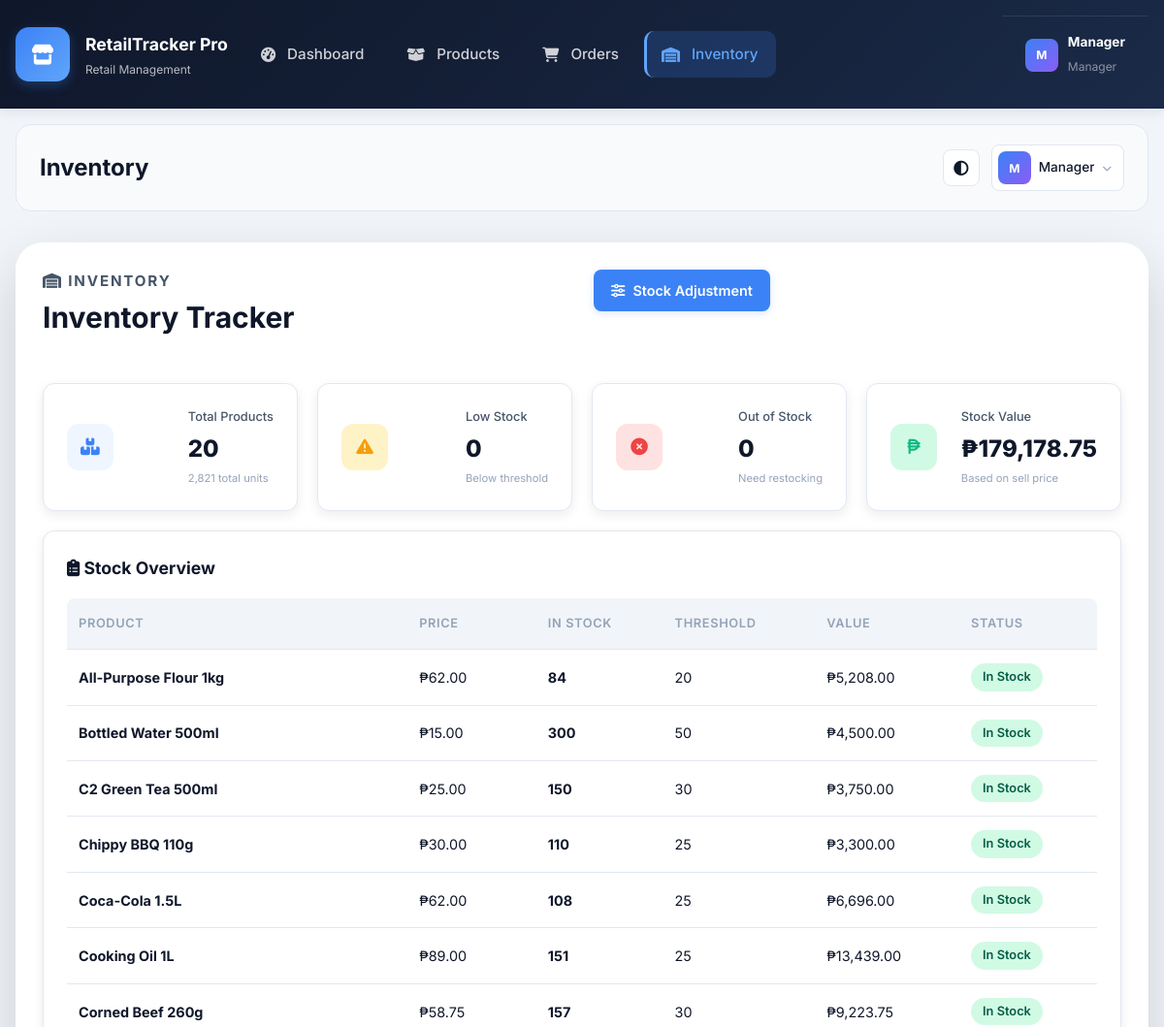
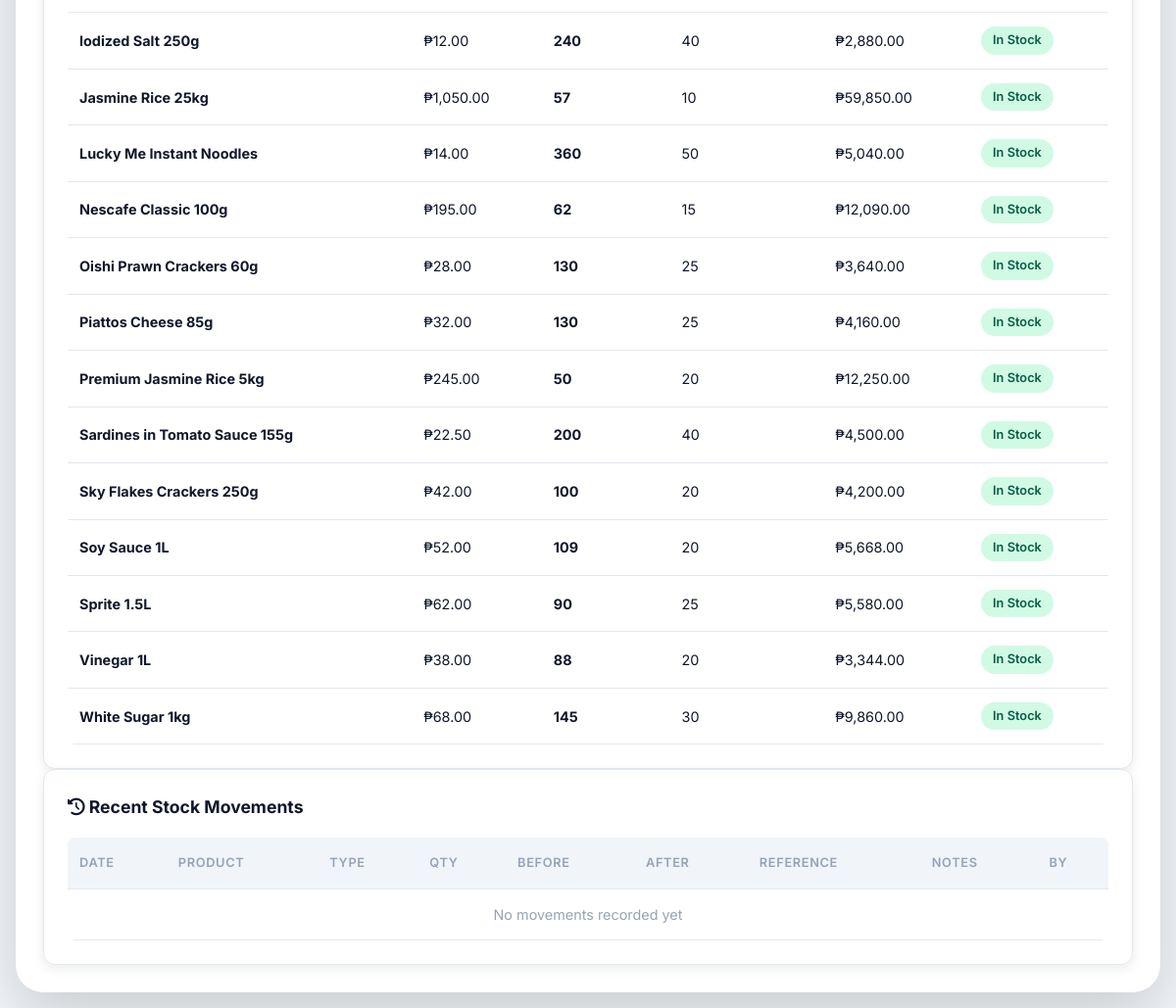
Page /index.php?page=inventory (signed in) on the committed database (2 pictures, top to bottom).
### tables this page shows
CREATE TABLE `products` (
  `product_id` int(11) NOT NULL,
  `product_name` varchar(150) NOT NULL,
  `category_id` int(11) DEFAULT NULL,
  `description` text DEFAULT NULL,
  `sku_code` varchar(50) DEFAULT NULL,
  `barcode` varchar(50) DEFAULT NULL,
  `brand` varchar(100) DEFAULT NULL,
  `unit` varchar(20) DEFAULT 'pcs',
  `cost_price` decimal(12,2) DEFAULT 0.00,
  `price` decimal(12,2) NOT NULL DEFAULT 0.00,
  `stock_quantity` int(11) DEFAULT 0,
  `low_stock_threshold` int(11) DEFAULT 10,
  `weight` decimal(8,3) DEFAULT NULL,
  `product_image` varchar(255) DEFAULT NULL,
  `status` enum('Active','Inactive') DEFAULT 'Active',
  `created_by` int(11) DEFAULT NULL,
  `created_at` datetime DEFAULT current_timestamp(),
  `updated_at` datetime DEFAULT current_timestamp() ON UPDATE current_timestamp(),
  `deleted_at` datetime DEFAULT NULL
);

### index.php (called while the page is built, shortened)
<?php
$page = sanitize_input($_GET['page'] ?? 'dashboard');
require_once __DIR__ . '/includes/header.php';
require_once __DIR__ . '/pages/' . $page . '.php';
require_once __DIR__ . '/includes/footer.php';

### config/db.php (called while the page is built, shortened)
<?php
$conn = null;
function db()
{
    global $conn;
    if ($conn !== null) {
        return $conn;
    }
    $host = 'localhost';
    $username = 'root';
    $password = '';
    $database = 'retail_tracker_pro';
    $conn = new mysqli($host, $username, $password, $database);
    $conn->set_charset('utf8mb4');
    return $conn;
}
function db_query($sql, $types = '', $params = [])
{
    if ($types === '' || empty($params)) {
        $result = db()->query($sql);
        return $result;
    }
    $stmt = db()->prepare($sql);
    $stmt->bind_param($types, ...$params);
    $stmt->execute();
    $result = $stmt->get_result();
    return $result ?: $stmt;
}

### includes/helpers.php (called while the page is built, shortened)
<?php
function e($value)
{
    return htmlspecialchars((string) $value, ENT_QUOTES, 'UTF-8');
}
function format_currency($amount)
{
    return '₱' . number_format((float) $amount, 2);
}

### pages/inventory.php (the view, shortened to what this page needs)
<?php
$allProducts = db_query("SELECT * FROM products WHERE deleted_at IS NULL ORDER BY product_name")->fetch_all(MYSQLI_ASSOC);
$lowStock = array_filter($allProducts, function($p) {
    return $p['stock_quantity'] > 0 && $p['stock_quantity'] <= $p['low_stock_threshold'] && $p['status'] === 'Active';
});
$outOfStock = array_filter($allProducts, function($p) {
    return (int)$p['stock_quantity'] === 0 && $p['status'] === 'Active';
});
$totalStockValue = 0;
$totalUnits = 0;
foreach ($allProducts as $p) {
    $totalStockValue += (float)$p['price'] * (int)$p['stock_quantity'];
    $totalUnits += (int)$p['stock_quantity'];
}
$movements = db_query("SELECT im.*, p.product_name, u.full_name AS user_name FROM inventory_movements im LEFT JOIN products p ON p.product_id=im.product_id LEFT JOIN users u ON u.user_id=im.created_by ORDER BY im.created_at DESC LIMIT 25")->fetch_all(MYSQLI_ASSOC);
?>
<section class="section-header">
    <div>
        <p class="eyebrow"><i class="fa-solid fa-warehouse"></i> Inventory</p>
        <h1>Inventory Tracker</h1>
    </div>
    <div class="header-actions">
        <a href="index.php?page=inventory-adjust" class="button button-primary"><i class="fa-solid fa-sliders"></i> Stock Adjustment</a>
    </div>
</section>
<div class="stats-grid stats-grid-4">
    <article class="stat-card stat-primary">
        <div class="stat-icon"><i class="fa-solid fa-boxes-stacked"></i></div>
        <div class="stat-info"><p>Total Products</p><h2><?= count($allProducts) ?></h2><small><?= number_format($totalUnits) ?> total units</small></div>
    </article>
    <article class="stat-card stat-warning">
        <div class="stat-icon"><i class="fa-solid fa-triangle-exclamation"></i></div>
        <div class="stat-info"><p>Low Stock</p><h2><?= count($lowStock) ?></h2><small>Below threshold</small></div>
    </article>
    <article class="stat-card stat-danger">
        <div class="stat-icon"><i class="fa-solid fa-circle-xmark"></i></div>
        <div class="stat-info"><p>Out of Stock</p><h2><?= count($outOfStock) ?></h2><small>Need restocking</small></div>
    </article>
    <article class="stat-card stat-success">
        <div class="stat-icon"><i class="fa-solid fa-peso-sign"></i></div>
        <div class="stat-info"><p>Stock Value</p><h2><?= format_currency($totalStockValue) ?></h2><small>Based on sell price</small></div>
    </article>
</div>
<section class="panel">
    <div class="panel-header"><h3><i class="fa-solid fa-clipboard-list"></i> Stock Overview</h3></div>
    <div class="table-scroll">
        <table class="table-basic">
            <thead><tr><th>Product</th><th>Price</th><th>In Stock</th><th>Threshold</th><th>Value</th><th>Status</th></tr></thead>
            <tbody>
            <?php if (empty($allProducts)): ?>
                <tr><td colspan="6" class="empty-state">No products found</td></tr>
            <?php else: foreach ($allProducts as $p):
                $stockQty = (int)$p['stock_quantity'];
                $threshold = (int)$p['low_stock_threshold'];
                if ($stockQty === 0) { $statusClass = 'badge-danger'; $statusText = 'Out of Stock'; }
                elseif ($stockQty <= $threshold) { $statusClass = 'badge-warning'; $statusText = 'Low Stock'; }
                else { $statusClass = 'badge-success'; $statusText = 'In Stock'; }
                $lineValue = (float)$p['price'] * $stockQty;
            ?>
            <tr>
                <td><strong><?= e($p['product_name']) ?></strong></td>
                <td><?= format_currency($p['price']) ?></td>
                <td><strong><?= e($stockQty) ?></strong></td>
                <td><?= e($threshold) ?></td>
                <td><?= format_currency($lineValue) ?></td>
                <td><span class="badge <?= $statusClass ?>"><?= $statusText ?></span></td>
            </tr>
            <?php endforeach; endif; ?>
            </tbody>
        </table>
    </div>
</section>
<section class="panel">
    <div class="panel-header"><h3><i class="fa-solid fa-clock-rotate-left"></i> Recent Stock Movements</h3></div>
    <div class="table-scroll">
        <table class="table-basic">
            <thead><tr><th>Date</th><th>Product</th><th>Type</th><th>Qty</th><th>Before</th><th>After</th><th>Reference</th><th>Notes</th><th>By</th></tr></thead>
            <tbody>
            <?php if (empty($movements)): ?>
                <tr><td colspan="9" class="empty-state">No movements recorded yet</td></tr>
            <?php else: foreach ($movements as $m): ?>
            <tr>
                <td><?= format_datetime($m['created_at']) ?></td>
                <td><strong><?= e($m['product_name'] ?? '—') ?></strong></td>
                <td><span class="badge badge-<?= strtolower($m['type']) === 'in' ? 'success' : 'danger' ?>"><?= e($m['type']) ?></span></td>
                <td><?= e($m['quantity']) ?></td>
                <td><?= e($m['previous_qty']) ?></td>
                <td><?= e($m['new_qty']) ?></td>
                <td><small><?= e($m['reference'] ?? '—') ?></small></td>
                <td><small><?= e($m['notes'] ?? '—') ?></small></td>
                <td><?= e($m['user_name'] ?? 'System') ?></td>
            </tr>
            <?php endforeach; endif; ?>
            </tbody>
        </table>
    </div>
</section>

### rows in the picture
products: product_name "All-Purpose Flour 1kg", price "₱62.00", stock_quantity "84", low_stock_threshold "20", format_currency($lineValue) "₱5,208.00", statusText "In Stock"
products: product_name "Bottled Water 500ml", price "₱15.00", stock_quantity "300", low_stock_threshold "50", format_currency($lineValue) "₱4,500.00", statusText "In Stock"
products: product_name "C2 Green Tea 500ml", price "₱25.00", stock_quantity "150", low_stock_threshold "30", format_currency($lineValue) "₱3,750.00", statusText "In Stock"
products: product_name "Chippy BBQ 110g", price "₱30.00", stock_quantity "110", low_stock_threshold "25", format_currency($lineValue) "₱3,300.00", statusText "In Stock"
products: product_name "Coca-Cola 1.5L", price "₱62.00", stock_quantity "108", low_stock_threshold "25", format_currency($lineValue) "₱6,696.00", statusText "In Stock"
products: product_name "Cooking Oil 1L", price "₱89.00", stock_quantity "151", low_stock_threshold "25", format_currency($lineValue) "₱13,439.00", statusText "In Stock"
products: product_name "Corned Beef 260g", price "₱58.75", stock_quantity "157", low_stock_threshold "30", format_currency($lineValue) "₱9,223.75", statusText "In Stock"
products: product_name "Iodized Salt 250g", price "₱12.00", stock_quantity "240", low_stock_threshold "40", format_currency($lineValue) "₱2,880.00", statusText "In Stock"
products: product_name "Jasmine Rice 25kg", price "₱1,050.00", stock_quantity "57", low_stock_threshold "10", format_currency($lineValue) "₱59,850.00", statusText "In Stock"
products: product_name "Lucky Me Instant Noodles", price "₱14.00", stock_quantity "360", low_stock_threshold "50", format_currency($lineValue) "₱5,040.00", statusText "In Stock"
products: product_name "Nescafe Classic 100g", price "₱195.00", stock_quantity "62", low_stock_threshold "15", format_currency($lineValue) "₱12,090.00", statusText "In Stock"
products: product_name "Oishi Prawn Crackers 60g", price "₱28.00", stock_quantity "130", low_stock_threshold "25", format_currency($lineValue) "₱3,640.00", statusText "In Stock"
products: product_name "Piattos Cheese 85g", price "₱32.00", stock_quantity "130", low_stock_threshold "25", format_currency($lineValue) "₱4,160.00", statusText "In Stock"
products: product_name "Premium Jasmine Rice 5kg", price "₱245.00", stock_quantity "50", low_stock_threshold "20", format_currency($lineValue) "₱12,250.00", statusText "In Stock"
products: product_name "Sardines in Tomato Sauce 155g", price "₱22.50", stock_quantity "200", low_stock_threshold "40", format_currency($lineValue) "₱4,500.00", statusText "In Stock"
products: product_name "Sky Flakes Crackers 250g", price "₱42.00", stock_quantity "100", low_stock_threshold "20", format_currency($lineValue) "₱4,200.00", statusText "In Stock"
products: product_name "Soy Sauce 1L", price "₱52.00", stock_quantity "109", low_stock_threshold "20", format_currency($lineValue) "₱5,668.00", statusText "In Stock"
products: product_name "Sprite 1.5L", price "₱62.00", stock_quantity "90", low_stock_threshold "25", format_currency($lineValue) "₱5,580.00", statusText "In Stock"
products: product_name "Vinegar 1L", price "₱38.00", stock_quantity "88", low_stock_threshold "20", format_currency($lineValue) "₱3,344.00", statusText "In Stock"
products: product_name "White Sugar 1kg", price "₱68.00", stock_quantity "145", low_stock_threshold "30", format_currency($lineValue) "₱9,860.00", statusText "In Stock"

### other values in the picture
$nav['label'] "Dashboard"
$nav['label'] "Products"
$nav['label'] "Orders"
$nav['label'] "Inventory"
substr($user['full_name'] ?? 'U', 0, 1) "M"
$user['full_name'] "Manager"
$user['role'] "Manager"
str_replace('-', ' ', $currentPage) "Inventory"
count($allProducts) "20"
$totalUnits "2,821"
count($lowStock) "0"
count($outOfStock) "0"
format_currency($totalStockValue) "₱179,178.75"
